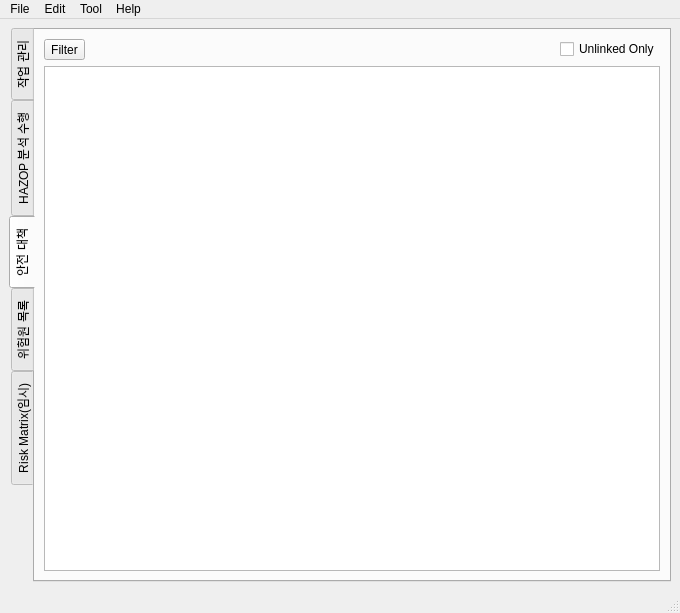
<?xml version="1.0" encoding="UTF-8"?>
<ui version="4.0">
 <class>MainWindow</class>
 <widget class="QMainWindow" name="MainWindow">
  <property name="geometry">
   <rect>
    <x>0</x>
    <y>0</y>
    <width>680</width>
    <height>574</height>
   </rect>
  </property>
  <property name="sizePolicy">
   <sizepolicy hsizetype="Fixed" vsizetype="Expanding">
    <horstretch>0</horstretch>
    <verstretch>0</verstretch>
   </sizepolicy>
  </property>
  <property name="windowTitle">
   <string>안전성 분석 도구</string>
  </property>
  <widget class="QWidget" name="centralwidget">
   <property name="font">
    <font>
     <family>Arial</family>
    </font>
   </property>
   <layout class="QHBoxLayout" name="horizontalLayout_6">
    <item>
     <layout class="QGridLayout" name="gridLayout_2">
      <item row="0" column="1">
       <widget class="QTabWidget" name="tabWidget">
        <property name="enabled">
         <bool>true</bool>
        </property>
        <property name="sizePolicy">
         <sizepolicy hsizetype="Expanding" vsizetype="Expanding">
          <horstretch>0</horstretch>
          <verstretch>0</verstretch>
         </sizepolicy>
        </property>
        <property name="tabPosition">
         <enum>QTabWidget::West</enum>
        </property>
        <property name="currentIndex">
         <number>2</number>
        </property>
        <widget class="QWidget" name="start_tab">
         <attribute name="title">
          <string>작업 관리</string>
         </attribute>
         <layout class="QVBoxLayout" name="verticalLayout_8">
          <item>
           <widget class="QSplitter" name="start_tab_splitter">
            <property name="styleSheet">
             <string notr="true">QSplitter::handle {
    background:white;
}</string>
            </property>
            <property name="orientation">
             <enum>Qt::Horizontal</enum>
            </property>
            <widget class="QWidget" name="verticalLayoutWidget">
             <layout class="QVBoxLayout" name="verticalLayout_3">
              <item>
               <widget class="QTreeView" name="start_tab_pm_tree_view">
                <property name="sizePolicy">
                 <sizepolicy hsizetype="MinimumExpanding" vsizetype="MinimumExpanding">
                  <horstretch>0</horstretch>
                  <verstretch>0</verstretch>
                 </sizepolicy>
                </property>
                <property name="editTriggers">
                 <set>QAbstractItemView::NoEditTriggers</set>
                </property>
               </widget>
              </item>
             </layout>
            </widget>
            <widget class="QGroupBox" name="groupBox_3">
             <property name="sizePolicy">
              <sizepolicy hsizetype="Expanding" vsizetype="Expanding">
               <horstretch>0</horstretch>
               <verstretch>0</verstretch>
              </sizepolicy>
             </property>
             <property name="maximumSize">
              <size>
               <width>600</width>
               <height>16777215</height>
              </size>
             </property>
             <property name="title">
              <string/>
             </property>
             <layout class="QVBoxLayout" name="verticalLayout">
              <item>
               <layout class="QVBoxLayout" name="verticalLayout_7">
                <item>
                 <widget class="QLabel" name="info_textbox">
                  <property name="sizePolicy">
                   <sizepolicy hsizetype="Expanding" vsizetype="Minimum">
                    <horstretch>0</horstretch>
                    <verstretch>0</verstretch>
                   </sizepolicy>
                  </property>
                  <property name="minimumSize">
                   <size>
                    <width>0</width>
                    <height>0</height>
                   </size>
                  </property>
                  <property name="maximumSize">
                   <size>
                    <width>400</width>
                    <height>16777215</height>
                   </size>
                  </property>
                  <property name="text">
                   <string/>
                  </property>
                  <property name="alignment">
                   <set>Qt::AlignLeading|Qt::AlignLeft|Qt::AlignTop</set>
                  </property>
                  <property name="wordWrap">
                   <bool>true</bool>
                  </property>
                 </widget>
                </item>
                <item>
                 <widget class="QGroupBox" name="groupBox">
                  <property name="maximumSize">
                   <size>
                    <width>16777215</width>
                    <height>16777215</height>
                   </size>
                  </property>
                  <property name="title">
                   <string>접속 정보</string>
                  </property>
                  <layout class="QVBoxLayout" name="verticalLayout_4">
                   <item>
                    <layout class="QGridLayout" name="gridLayout_9">
                     <item row="1" column="0">
                      <widget class="QLabel" name="label_30">
                       <property name="text">
                        <string>TROSAR 서버</string>
                       </property>
                      </widget>
                     </item>
                     <item row="2" column="2">
                      <widget class="QLineEdit" name="lineEdit_connection_status">
                       <property name="enabled">
                        <bool>true</bool>
                       </property>
                       <property name="readOnly">
                        <bool>true</bool>
                       </property>
                      </widget>
                     </item>
                     <item row="2" column="0">
                      <widget class="QLabel" name="label_35">
                       <property name="text">
                        <string>접속 상태</string>
                       </property>
                      </widget>
                     </item>
                     <item row="0" column="0">
                      <widget class="QLabel" name="label_36">
                       <property name="minimumSize">
                        <size>
                         <width>120</width>
                         <height>0</height>
                        </size>
                       </property>
                       <property name="text">
                        <string>PM 서버</string>
                       </property>
                      </widget>
                     </item>
                     <item row="0" column="2">
                      <widget class="QLineEdit" name="lineEdit_localhost">
                       <property name="enabled">
                        <bool>true</bool>
                       </property>
                       <property name="text">
                        <string>http://localhost:62278</string>
                       </property>
                      </widget>
                     </item>
                     <item row="1" column="2">
                      <widget class="QLineEdit" name="lineEdit_trosar_server">
                       <property name="enabled">
                        <bool>true</bool>
                       </property>
                       <property name="text">
                        <string/>
                       </property>
                      </widget>
                     </item>
                     <item row="2" column="3">
                      <widget class="QToolButton" name="toolButton_refresh_connection">
                       <property name="text">
                        <string>...</string>
                       </property>
                       <property name="icon">
                        <iconset>
                         <normaloff>../../../../../../.designer/backup/icon/refresh_1.png</normaloff>../../../../../../.designer/backup/icon/refresh_1.png</iconset>
                       </property>
                      </widget>
                     </item>
                    </layout>
                   </item>
                  </layout>
                 </widget>
                </item>
                <item>
                 <widget class="QGroupBox" name="groupBox_pm_info">
                  <property name="enabled">
                   <bool>false</bool>
                  </property>
                  <property name="maximumSize">
                   <size>
                    <width>16777215</width>
                    <height>16777215</height>
                   </size>
                  </property>
                  <property name="title">
                   <string>PM 정보</string>
                  </property>
                  <layout class="QVBoxLayout" name="verticalLayout_5">
                   <item>
                    <layout class="QGridLayout" name="gridLayout_10">
                     <item row="0" column="2">
                      <widget class="QLineEdit" name="lineEdit_pm_name">
                       <property name="readOnly">
                        <bool>true</bool>
                       </property>
                      </widget>
                     </item>
                     <item row="2" column="0">
                      <widget class="QLabel" name="label_43">
                       <property name="text">
                        <string>PM 상태</string>
                       </property>
                      </widget>
                     </item>
                     <item row="1" column="0">
                      <widget class="QLabel" name="label_38">
                       <property name="text">
                        <string>PM 생성 일시</string>
                       </property>
                      </widget>
                     </item>
                     <item row="1" column="2">
                      <widget class="QLineEdit" name="lineEdit_pm_date">
                       <property name="readOnly">
                        <bool>true</bool>
                       </property>
                      </widget>
                     </item>
                     <item row="0" column="0">
                      <widget class="QLabel" name="label_44">
                       <property name="minimumSize">
                        <size>
                         <width>120</width>
                         <height>0</height>
                        </size>
                       </property>
                       <property name="text">
                        <string>PM 이름</string>
                       </property>
                      </widget>
                     </item>
                     <item row="2" column="3">
                      <widget class="QToolButton" name="toolButton_pm_req">
                       <property name="enabled">
                        <bool>false</bool>
                       </property>
                       <property name="text">
                        <string>...</string>
                       </property>
                      </widget>
                     </item>
                     <item row="2" column="2">
                      <widget class="QLineEdit" name="lineEdit_pm_status">
                       <property name="readOnly">
                        <bool>true</bool>
                       </property>
                      </widget>
                     </item>
                    </layout>
                   </item>
                  </layout>
                 </widget>
                </item>
                <item>
                 <widget class="QGroupBox" name="groupBox_hazard_work_info">
                  <property name="enabled">
                   <bool>false</bool>
                  </property>
                  <property name="maximumSize">
                   <size>
                    <width>16777215</width>
                    <height>16777215</height>
                   </size>
                  </property>
                  <property name="title">
                   <string>안전성 분석 작업 정보</string>
                  </property>
                  <layout class="QVBoxLayout" name="verticalLayout_6">
                   <item>
                    <layout class="QGridLayout" name="gridLayout_11">
                     <item row="5" column="0">
                      <widget class="QLabel" name="label_47">
                       <property name="text">
                        <string>가이드워드</string>
                       </property>
                      </widget>
                     </item>
                     <item row="6" column="2">
                      <widget class="QLineEdit" name="lineEdit_sf">
                       <property name="readOnly">
                        <bool>true</bool>
                       </property>
                      </widget>
                     </item>
                     <item row="4" column="0">
                      <widget class="QLabel" name="label_50">
                       <property name="text">
                        <string>위험원 분석 작업 일시</string>
                       </property>
                      </widget>
                     </item>
                     <item row="2" column="0">
                      <widget class="QLabel" name="label_46">
                       <property name="minimumSize">
                        <size>
                         <width>120</width>
                         <height>0</height>
                        </size>
                       </property>
                       <property name="text">
                        <string>위험원 분석 작업 명칭</string>
                       </property>
                      </widget>
                     </item>
                     <item row="7" column="0">
                      <widget class="QLabel" name="label_51">
                       <property name="text">
                        <string>진행률</string>
                       </property>
                      </widget>
                     </item>
                     <item row="6" column="0">
                      <widget class="QLabel" name="label_48">
                       <property name="text">
                        <string>심각도 및 빈도</string>
                       </property>
                      </widget>
                     </item>
                     <item row="7" column="2">
                      <widget class="QLineEdit" name="lineEdit_progress">
                       <property name="readOnly">
                        <bool>true</bool>
                       </property>
                      </widget>
                     </item>
                     <item row="3" column="2">
                      <widget class="QLineEdit" name="lineEdit_work_type">
                       <property name="readOnly">
                        <bool>true</bool>
                       </property>
                      </widget>
                     </item>
                     <item row="3" column="0">
                      <widget class="QLabel" name="label_49">
                       <property name="text">
                        <string>위험원 분석 작업 종류</string>
                       </property>
                      </widget>
                     </item>
                     <item row="6" column="3">
                      <widget class="QToolButton" name="toolButton_18">
                       <property name="enabled">
                        <bool>false</bool>
                       </property>
                       <property name="text">
                        <string>...</string>
                       </property>
                      </widget>
                     </item>
                     <item row="5" column="2">
                      <widget class="QLineEdit" name="lineEdit_guideword">
                       <property name="readOnly">
                        <bool>true</bool>
                       </property>
                      </widget>
                     </item>
                     <item row="2" column="2">
                      <widget class="QLineEdit" name="lineEdit_work_name">
                       <property name="readOnly">
                        <bool>true</bool>
                       </property>
                      </widget>
                     </item>
                     <item row="4" column="2">
                      <widget class="QLineEdit" name="lineEdit_work_date">
                       <property name="readOnly">
                        <bool>true</bool>
                       </property>
                      </widget>
                     </item>
                     <item row="5" column="3">
                      <widget class="QToolButton" name="toolButton_10">
                       <property name="enabled">
                        <bool>false</bool>
                       </property>
                       <property name="text">
                        <string>...</string>
                       </property>
                      </widget>
                     </item>
                     <item row="3" column="3">
                      <widget class="QToolButton" name="toolButton_12">
                       <property name="enabled">
                        <bool>false</bool>
                       </property>
                       <property name="text">
                        <string>...</string>
                       </property>
                      </widget>
                     </item>
                    </layout>
                   </item>
                   <item>
                    <layout class="QHBoxLayout" name="horizontalLayout_5">
                     <property name="sizeConstraint">
                      <enum>QLayout::SetMinAndMaxSize</enum>
                     </property>
                     <item>
                      <spacer name="horizontalSpacer">
                       <property name="orientation">
                        <enum>Qt::Horizontal</enum>
                       </property>
                       <property name="sizeHint" stdset="0">
                        <size>
                         <width>40</width>
                         <height>20</height>
                        </size>
                       </property>
                      </spacer>
                     </item>
                     <item>
                      <widget class="QPushButton" name="pushButton_save">
                       <property name="sizePolicy">
                        <sizepolicy hsizetype="Fixed" vsizetype="Fixed">
                         <horstretch>0</horstretch>
                         <verstretch>0</verstretch>
                        </sizepolicy>
                       </property>
                       <property name="text">
                        <string>저장</string>
                       </property>
                      </widget>
                     </item>
                     <item>
                      <widget class="QPushButton" name="pushButton_delete">
                       <property name="sizePolicy">
                        <sizepolicy hsizetype="Fixed" vsizetype="Fixed">
                         <horstretch>0</horstretch>
                         <verstretch>0</verstretch>
                        </sizepolicy>
                       </property>
                       <property name="text">
                        <string>삭제</string>
                       </property>
                      </widget>
                     </item>
                     <item>
                      <widget class="QPushButton" name="pushButton_next">
                       <property name="sizePolicy">
                        <sizepolicy hsizetype="Fixed" vsizetype="Fixed">
                         <horstretch>0</horstretch>
                         <verstretch>0</verstretch>
                        </sizepolicy>
                       </property>
                       <property name="text">
                        <string>다음</string>
                       </property>
                      </widget>
                     </item>
                    </layout>
                   </item>
                  </layout>
                 </widget>
                </item>
                <item>
                 <spacer name="verticalSpacer_4">
                  <property name="orientation">
                   <enum>Qt::Vertical</enum>
                  </property>
                  <property name="sizeHint" stdset="0">
                   <size>
                    <width>20</width>
                    <height>202</height>
                   </size>
                  </property>
                 </spacer>
                </item>
               </layout>
              </item>
             </layout>
            </widget>
            <widget class="QWidget" name="verticalLayoutWidget_2">
             <layout class="QVBoxLayout" name="verticalLayout_9">
              <item>
               <spacer name="horizontalSpacer_2">
                <property name="orientation">
                 <enum>Qt::Horizontal</enum>
                </property>
                <property name="sizeHint" stdset="0">
                 <size>
                  <width>0</width>
                  <height>0</height>
                 </size>
                </property>
               </spacer>
              </item>
             </layout>
            </widget>
           </widget>
          </item>
         </layout>
        </widget>
        <widget class="QWidget" name="main_tab_work">
         <attribute name="title">
          <string>HAZOP 분석 수행</string>
         </attribute>
         <layout class="QVBoxLayout" name="verticalLayout_2">
          <item>
           <layout class="QHBoxLayout" name="horizontalLayout_3">
            <item>
             <widget class="QToolButton" name="toolButton_hazop_save">
              <property name="text">
               <string>...</string>
              </property>
              <property name="icon">
               <iconset>
                <normaloff>../../../../../../.designer/backup/icon/icons8-구하다-30.png</normaloff>../../../../../../.designer/backup/icon/icons8-구하다-30.png</iconset>
              </property>
             </widget>
            </item>
            <item>
             <widget class="QToolButton" name="toolButton_hazop_insert_row">
              <property name="text">
               <string>...</string>
              </property>
              <property name="icon">
               <iconset>
                <normaloff>../../../../../../.designer/backup/icon/row_insert.png</normaloff>../../../../../../.designer/backup/icon/row_insert.png</iconset>
              </property>
             </widget>
            </item>
            <item>
             <widget class="QToolButton" name="toolButton_hazop_delete_row">
              <property name="text">
               <string>...</string>
              </property>
              <property name="icon">
               <iconset>
                <normaloff>../../../../../../.designer/backup/icon/delete_row.png</normaloff>../../../../../../.designer/backup/icon/delete_row.png</iconset>
              </property>
             </widget>
            </item>
            <item>
             <widget class="QToolButton" name="toolButton_hazop_export">
              <property name="text">
               <string>...</string>
              </property>
              <property name="icon">
               <iconset>
                <normaloff>../../../../../../.designer/backup/icon/icons8-수출-24.png</normaloff>../../../../../../.designer/backup/icon/icons8-수출-24.png</iconset>
              </property>
             </widget>
            </item>
            <item>
             <widget class="QToolButton" name="toolButton_hazop_undo">
              <property name="text">
               <string>...</string>
              </property>
              <property name="icon">
               <iconset>
                <normaloff>../../../../../../.designer/backup/icon/icons8-끄르다-24.png</normaloff>../../../../../../.designer/backup/icon/icons8-끄르다-24.png</iconset>
              </property>
             </widget>
            </item>
            <item>
             <widget class="QToolButton" name="toolButton_hazop_redo">
              <property name="text">
               <string>...</string>
              </property>
              <property name="icon">
               <iconset>
                <normaloff>../../../../../../.designer/backup/icon/icons8-다시-하다-24.png</normaloff>../../../../../../.designer/backup/icon/icons8-다시-하다-24.png</iconset>
              </property>
             </widget>
            </item>
            <item>
             <widget class="QToolButton" name="toolButton_hazop_copy">
              <property name="text">
               <string>...</string>
              </property>
              <property name="icon">
               <iconset>
                <normaloff>../../../../../../.designer/backup/icon/icons8-부-26.png</normaloff>../../../../../../.designer/backup/icon/icons8-부-26.png</iconset>
              </property>
             </widget>
            </item>
            <item>
             <widget class="QToolButton" name="toolButton_hazop_paste">
              <property name="text">
               <string>...</string>
              </property>
              <property name="icon">
               <iconset>
                <normaloff>../../../../../../.designer/backup/icon/icons8-풀-26.png</normaloff>../../../../../../.designer/backup/icon/icons8-풀-26.png</iconset>
              </property>
             </widget>
            </item>
            <item>
             <spacer name="horizontalSpacer_3">
              <property name="orientation">
               <enum>Qt::Horizontal</enum>
              </property>
              <property name="sizeHint" stdset="0">
               <size>
                <width>40</width>
                <height>20</height>
               </size>
              </property>
             </spacer>
            </item>
            <item>
             <widget class="QCheckBox" name="checkBox_2">
              <property name="text">
               <string>Highlight</string>
              </property>
             </widget>
            </item>
            <item>
             <widget class="QCheckBox" name="checkBox">
              <property name="text">
               <string>Hide disabled</string>
              </property>
             </widget>
            </item>
            <item>
             <widget class="QCheckBox" name="checkBox_5">
              <property name="text">
               <string>Hide Finished</string>
              </property>
             </widget>
            </item>
           </layout>
          </item>
          <item>
           <widget class="QSplitter" name="splitter">
            <property name="sizePolicy">
             <sizepolicy hsizetype="Expanding" vsizetype="Expanding">
              <horstretch>0</horstretch>
              <verstretch>0</verstretch>
             </sizepolicy>
            </property>
            <property name="orientation">
             <enum>Qt::Horizontal</enum>
            </property>
            <widget class="QTableWidget" name="hazop_table_view">
             <attribute name="horizontalHeaderCascadingSectionResizes">
              <bool>true</bool>
             </attribute>
             <attribute name="horizontalHeaderStretchLastSection">
              <bool>true</bool>
             </attribute>
             <attribute name="verticalHeaderCascadingSectionResizes">
              <bool>true</bool>
             </attribute>
            </widget>
           </widget>
          </item>
         </layout>
        </widget>
        <widget class="QWidget" name="tab_safety_measures">
         <attribute name="title">
          <string>안전 대책</string>
         </attribute>
         <layout class="QVBoxLayout" name="verticalLayout_12">
          <item>
           <layout class="QVBoxLayout" name="verticalLayout_10">
            <item>
             <layout class="QHBoxLayout" name="horizontalLayout_2">
              <item>
               <widget class="QToolButton" name="toolButton">
                <property name="text">
                 <string>Filter</string>
                </property>
               </widget>
              </item>
              <item>
               <spacer name="horizontalSpacer_4">
                <property name="orientation">
                 <enum>Qt::Horizontal</enum>
                </property>
                <property name="sizeHint" stdset="0">
                 <size>
                  <width>40</width>
                  <height>20</height>
                 </size>
                </property>
               </spacer>
              </item>
              <item>
               <widget class="QCheckBox" name="checkBox_4">
                <property name="text">
                 <string>Unlinked Only</string>
                </property>
               </widget>
              </item>
             </layout>
            </item>
            <item>
             <widget class="QTableView" name="table_view_safety_masure"/>
            </item>
           </layout>
          </item>
         </layout>
        </widget>
        <widget class="QWidget" name="tab">
         <attribute name="title">
          <string>위험원 목록</string>
         </attribute>
         <layout class="QVBoxLayout" name="verticalLayout_13">
          <item>
           <layout class="QVBoxLayout" name="verticalLayout_11">
            <item>
             <layout class="QHBoxLayout" name="horizontalLayout_4">
              <item>
               <spacer name="horizontalSpacer_5">
                <property name="orientation">
                 <enum>Qt::Horizontal</enum>
                </property>
                <property name="sizeHint" stdset="0">
                 <size>
                  <width>40</width>
                  <height>20</height>
                 </size>
                </property>
               </spacer>
              </item>
              <item>
               <widget class="QCheckBox" name="checkBox_3">
                <property name="text">
                 <string>Unacceptable Only</string>
                </property>
               </widget>
              </item>
             </layout>
            </item>
            <item>
             <widget class="QTableView" name="tableView_2"/>
            </item>
           </layout>
          </item>
         </layout>
        </widget>
        <widget class="QWidget" name="tab_2">
         <attribute name="title">
          <string>Risk Matrix(임시)</string>
         </attribute>
         <layout class="QVBoxLayout" name="verticalLayout_18">
          <item>
           <layout class="QHBoxLayout" name="horizontalLayout_7">
            <item>
             <widget class="QToolButton" name="toolButton_2">
              <property name="text">
               <string>Filter</string>
              </property>
             </widget>
            </item>
            <item>
             <spacer name="horizontalSpacer_6">
              <property name="orientation">
               <enum>Qt::Horizontal</enum>
              </property>
              <property name="sizeHint" stdset="0">
               <size>
                <width>40</width>
                <height>20</height>
               </size>
              </property>
             </spacer>
            </item>
           </layout>
          </item>
          <item>
           <layout class="QGridLayout" name="gridLayout">
            <item row="0" column="0">
             <widget class="QGroupBox" name="groupBox_2">
              <property name="title">
               <string>Frequency</string>
              </property>
              <layout class="QVBoxLayout" name="verticalLayout_14">
               <item>
                <widget class="QTableView" name="tableView_3"/>
               </item>
              </layout>
             </widget>
            </item>
            <item row="0" column="1">
             <widget class="QGroupBox" name="groupBox_4">
              <property name="title">
               <string>Severity</string>
              </property>
              <layout class="QVBoxLayout" name="verticalLayout_15">
               <item>
                <widget class="QTableView" name="tableView_4"/>
               </item>
              </layout>
             </widget>
            </item>
            <item row="1" column="1">
             <widget class="QGroupBox" name="groupBox_5">
              <property name="title">
               <string>Risk Matrix</string>
              </property>
              <layout class="QVBoxLayout" name="verticalLayout_16">
               <item>
                <widget class="QTableView" name="tableView_5"/>
               </item>
              </layout>
             </widget>
            </item>
            <item row="1" column="0">
             <widget class="QGroupBox" name="groupBox_6">
              <property name="title">
               <string>Risk</string>
              </property>
              <layout class="QVBoxLayout" name="verticalLayout_17">
               <item>
                <widget class="QTableView" name="tableView_6"/>
               </item>
              </layout>
             </widget>
            </item>
           </layout>
          </item>
         </layout>
        </widget>
       </widget>
      </item>
     </layout>
    </item>
   </layout>
  </widget>
  <widget class="QStatusBar" name="statusbar"/>
  <widget class="QMenuBar" name="menubar">
   <property name="geometry">
    <rect>
     <x>0</x>
     <y>0</y>
     <width>680</width>
     <height>21</height>
    </rect>
   </property>
   <widget class="QMenu" name="menuFile">
    <property name="title">
     <string>File</string>
    </property>
   </widget>
   <widget class="QMenu" name="menuEdit">
    <property name="title">
     <string>Edit</string>
    </property>
   </widget>
   <widget class="QMenu" name="menuTool">
    <property name="title">
     <string>Tool</string>
    </property>
    <addaction name="actionSetting"/>
   </widget>
   <widget class="QMenu" name="menuHelp">
    <property name="title">
     <string>Help</string>
    </property>
   </widget>
   <addaction name="menuFile"/>
   <addaction name="menuEdit"/>
   <addaction name="menuTool"/>
   <addaction name="menuHelp"/>
  </widget>
  <action name="action">
   <property name="text">
    <string>Server Configuration</string>
   </property>
  </action>
  <action name="actionreconnect">
   <property name="text">
    <string>reconnect</string>
   </property>
  </action>
  <action name="actionServer_Configuration">
   <property name="text">
    <string>Server Configuration</string>
   </property>
  </action>
  <action name="actionSetting">
   <property name="text">
    <string>Option</string>
   </property>
  </action>
 </widget>
 <resources/>
 <connections/>
</ui>
